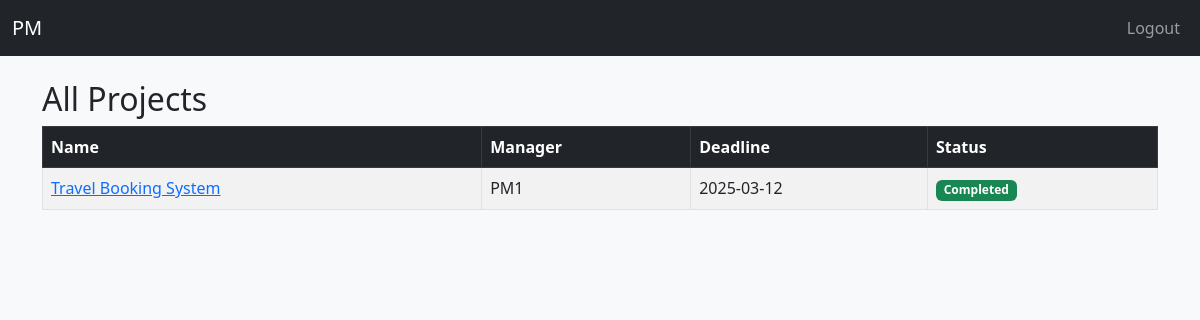
Page /projects/ (signed in) on the earlier database version.
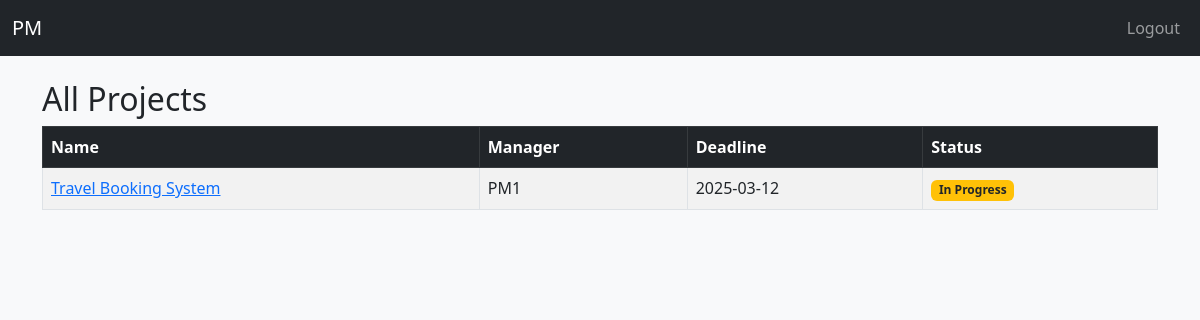
Same page on the later database version.
### app/models.py (models this page shows, shortened)
class Project(db.Model):
    __tablename__ = 'projects'
    id = db.Column(db.Integer, primary_key=True)
    name = db.Column(db.String(150), nullable=False)
    description = db.Column(db.Text)
    deadline = db.Column(db.Date)
    status = db.Column(db.String(50), default='Not Started')  # Not Started, In Progress, Completed
    manager_id = db.Column(db.Integer, db.ForeignKey('users.id'))
    manager = db.relationship('User', backref='managed_projects')
    members = db.relationship('User', secondary='project_members', backref='projects')

class User(UserMixin, db.Model):
    __tablename__ = 'users'
    id = db.Column(db.Integer, primary_key=True)
    name = db.Column(db.String(150), nullable=False)
    phone = db.Column(db.String(20))
    email = db.Column(db.String(120), unique=True, nullable=False)
    password_hash = db.Column(db.String(256), nullable=False)
    role = db.Column(db.String(20), default='team_member')  # 'admin', 'project_manager', 'team_member'

### app/project/routes.py (the view)
@project.route('/')
@login_required
def list_projects():
    if current_user.role == 'admin':
        projects = Project.query.all()
    elif current_user.role == 'project_manager':
        projects = Project.query.filter_by(manager_id=current_user.id).all()
    else:
        projects = current_user.projects  # Assigned projects only
    return render_template('project/project_list.html', projects=projects)

### app/templates/project/project_list.html (shortened to what this page needs)
{% extends 'layout.html' %}
{% block content %}
<h2>All Projects</h2>
<table class="table table-striped table-bordered">
    <thead class="table-dark">
        <tr>
            <th>Name</th>
            <th>Manager</th>
            <th>Deadline</th>
            <th>Status</th>
        </tr>
    </thead>
    <tbody>
        {% for project in projects %}
        <tr>
            <td>
                <a href="{{ url_for('project.project_detail', project_id=project.id) }}">
                    {{ project.name }}
                </a>
            </td>
            <td>{{ project.manager.name if project.manager else "N/A" }}</td>
            <td>{{ project.deadline.strftime('%Y-%m-%d') if project.deadline else "N/A" }}</td>
            <td>
                <span class="badge
                    {% if project.status == 'Completed' %} bg-success
                    {% elif project.status == 'In Progress' %} bg-warning text-dark
                    {% else %} bg-secondary
                    {% endif %}">
                    {{ project.status }}
                </span>
            </td>
        </tr>
        {% endfor %}
    </tbody>
</table>
{% endblock %}

Differences in the rows shown:
changed Project "Travel Booking System": status "Completed" → "In Progress"
